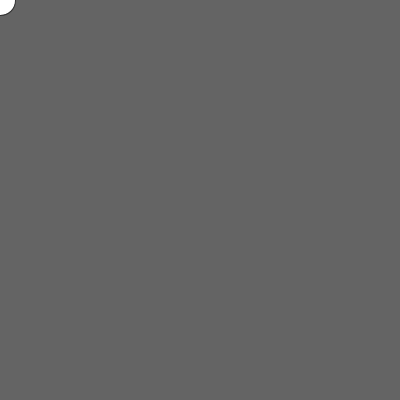
Frame 1 (no input)
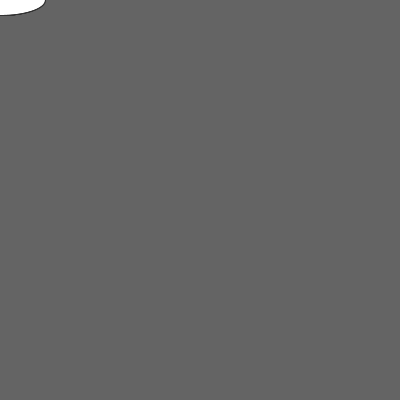
Frame 60 (the mouse pressed at the canvas centre just before this capture)
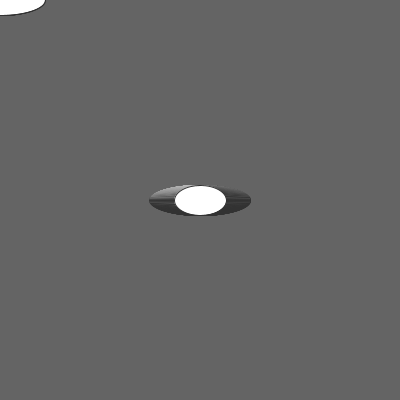
Frame 120 (the mouse held since frame 60 and released just before this capture)

The Processing sketch that drew these frames (run headless with seeded random() and noise(); from frame 60 on, the mouse is pressed at the canvas centre):

// Processing sketch: processing_40833
// ── processing_40833.pde

//make a circle that shirnks and grows


void setup ()
{
  size (400, 400);
  background (100);
  smooth();
}

float wide = 30;
int moreOrLess = 0;

void draw ()
{
  //background (100);

  //check the width of the circle
  if (wide <= 30)
  {
    moreOrLess = 0;
  }
  else if (wide > 100)
  {
    moreOrLess = 1;
  }

  if (moreOrLess == 0)
  {
    wide += 1;
  }
  else if (moreOrLess == 1)
  {
    wide -=1;
  }

 stroke(50);
  ellipse (mouseX, mouseY, wide, 30);
}
